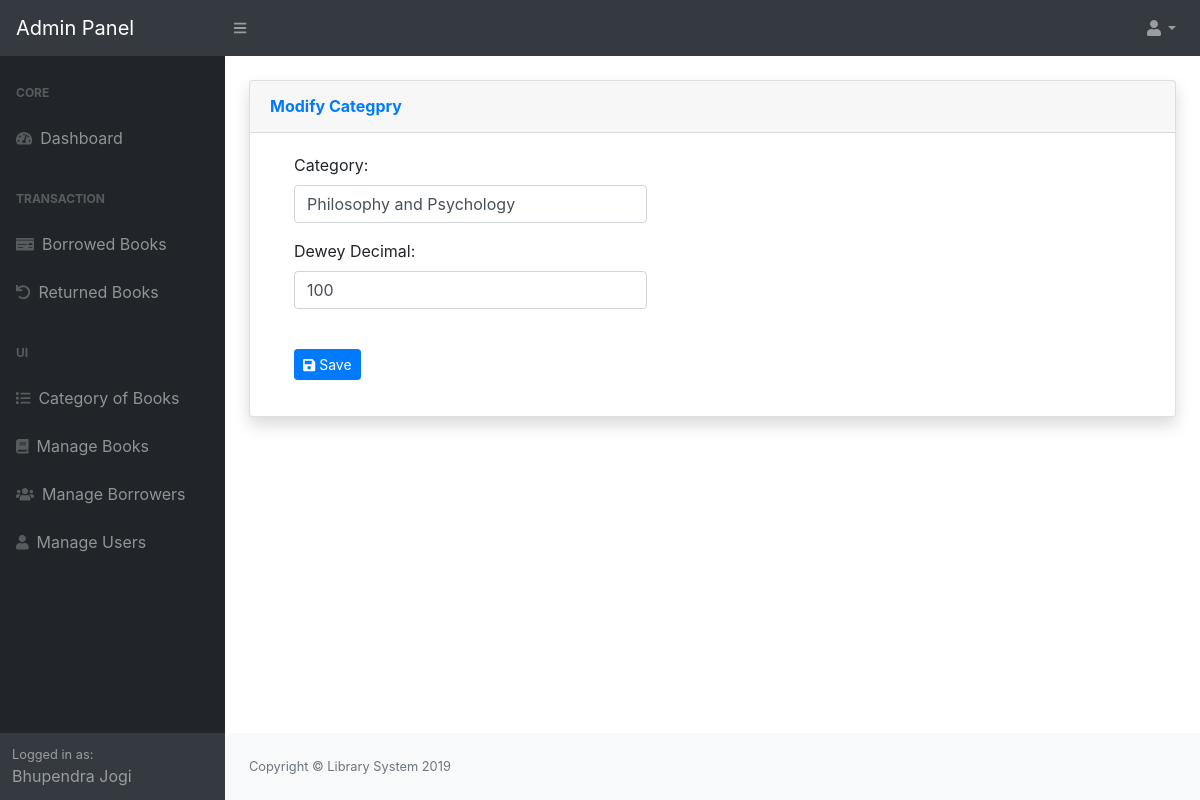
Page /admin/category/index.php?view=edit&id=2 (signed in) on the committed database.
### tables this page shows
CREATE TABLE `tblusers` (
  `USERID` int(11) NOT NULL,
  `NAME` varchar(124) NOT NULL,
  `UEMAIL` varchar(125) NOT NULL,
  `PASS` varchar(125) NOT NULL,
  `TYPE` varchar(125) NOT NULL,
  `Status` varchar(11) NOT NULL,
  `PicLoc` text NOT NULL,
  `fine` varchar(20) DEFAULT NULL
);

CREATE TABLE `tblcategory` (
  `CategoryId` int(11) NOT NULL,
  `Category` varchar(125) NOT NULL,
  `DDecimal` varchar(90) NOT NULL
);

### admin/category/index.php (called while the page is built, shortened)
<?php
require_once ("../themes/templates.php");
?>

### include/database.php (called while the page is built, shortened)
<?php
class Database {
	var $sql_string = '';
	private $conn;
	public function open_connection() {
		$this->conn = mysqli_connect(server, user, pass);
		if (!$this->conn) {
			throw new Exception("Failed to connect to the database server: " . mysqli_connect_error());
		} else {
			$db_select = mysqli_select_db($this->conn, database_name);
		}
	}
	function setQuery($sql='') {
		$this->sql_string=$sql;
	}
	function executeQuery() {
		$result = mysqli_query($this->conn,$this->sql_string);
		return $result;
	}
	private function confirm_query($result) {
		return $result;
	}
	function loadSingleResult() {
		$cur = $this->executeQuery();
		while ($row = mysqli_fetch_object($cur)) {
		return $data = $row;
		}
	}
}
$mydb = new Database();
?>

### include/accounts.php (called while the page is built, shortened)
<?php
require_once(LIB_PATH.DS.'database.php');
class User {
	protected static  $tblname = "tblusers";
	function single_user($id=""){
			global $mydb;
			$mydb->setQuery("SELECT * FROM ".self::$tblname."
				Where USERID= '{$id}' LIMIT 1");
			$cur = $mydb->loadSingleResult();
			return $cur;
	}
}
?>

### include/categories.php (called while the page is built, shortened)
<?php
require_once('database.php');
class Category {
	protected static  $tblname = "tblcategory";
	function single_category($id=""){
			global $mydb;
			$mydb->setQuery("SELECT * FROM ".self::$tblname."
				Where CategoryId= '{$id}' LIMIT 1");
			$cur = $mydb->loadSingleResult();
			return $cur;
	}
}
?>

### admin/category/edit.php (the view, shortened to what this page needs)
<?php
  $categoryid = $_GET['id'];
  $category = New Category();
  $singlecategory = $category->single_category($categoryid);
?>
<div class="card shadow mb-4">
  <div class="card-header py-3">
    <h6 class="m-0 font-weight-bold text-primary">Modify Categpry</h6>
  </div>
  <div class="card-body">
    <div class="table-responsive">
 <form class="form-horizontal span6" action="controller.php?action=edit" method="POST" autocomplete="off">
                  <div class="form-group">
                    <div class="col-md-8">
                      <label class="col-md-4 control-label" for="CATEGORY">Category:</label>
                      <div class="col-md-8">
                         <input class="form-control input-sm" id="CATEGORY" name="CATEGORY" placeholder=
                            "Category" type="text" value="<?php echo $singlecategory->Category; ?>">
                      </div>
                    </div>
                  </div>
                  <div class="form-group">
                    <div class="col-md-8">
                      <label class="col-md-4 control-label" for=
                      "DDecimal">Dewey Decimal:</label>
                      <div class="col-md-8">
                         <input class="form-control input-sm" id="DDecimal" name="DDecimal" placeholder=
                            "Dewey Decimal" type="text" value="<?php echo $singlecategory->DDecimal; ?>">
                      </div>
                    </div>
                  </div>
             <div class="form-group">
                    <div class="col-md-8">
                      <div class="col-md-8">
                      <button class="btn btn-primary btn-sm" name="save" type="submit" ><span class="fa fa-save fw-fa"></span> Save</button>
                      </div>
                    </div>
                  </div>
    </form>
  </div>
</div>
</div>

### admin/themes/templates.php (shortened to what this page needs)
<?php
 $user = New User();
  $singleuser = $user->single_user($_SESSION['USERID']);
?>
<!DOCTYPE html>
<html lang="en">
    <head>
        <link href="<?php echo web_root;?>admin/dist/css/styles.css" rel="stylesheet" />
          <link href="<?php echo web_root;?>admin/dist/css/datepicker.css" rel="stylesheet" />
        <link href="<?php echo web_root;?>admin/dist/css/dataTables.bootstrap4.min.css" rel="stylesheet" />
        <link href="<?php echo web_root;?>admin/dist/fonts/font-awesome.min.css" rel="stylesheet" />
        <link href="https://cdn.jsdelivr.net/npm/select2@4.0.13/dist/css/select2.min.css" rel="stylesheet" />
    </head>
    <body class="sb-nav-fixed">
        <nav class="sb-topnav navbar navbar-expand navbar-dark bg-dark">
            <a class="navbar-brand" href="<?php echo web_root;?>admin/">Admin Panel</a><button class="btn btn-link btn-sm order-1 order-lg-0" id="sidebarToggle" href="#"><i class="fas fa-bars"></i></button
            >
            <ul class="navbar-nav ml-auto ml-md-0">
                <li class="nav-item dropdown">
                    <a class="nav-link dropdown-toggle" id="userDropdown" href="#" role="button" data-toggle="dropdown" aria-haspopup="true" aria-expanded="false"><i class="fas fa-user fa-fw"></i></a>
                </li>
            </ul>
        </nav>
        <div id="layoutSidenav">
            <div id="layoutSidenav_nav">
                <nav class="sb-sidenav accordion sb-sidenav-dark" id="sidenavAccordion">
                    <div class="sb-sidenav-menu">
                        <div class="nav">
                            <div class="sb-sidenav-menu-heading">Core</div>
                            <a class="nav-link" href="<?php echo web_root?>admin/"
                                ><div class="sb-nav-link-icon"><i class="fas fa-tachometer-alt"></i></div>
                            Dashboard</a>
                            <div class="sb-sidenav-menu-heading">Transaction</div>
                                  <a class="nav-link" href="<?php echo web_root;?>admin/borrowed/">
                                    <div class="sb-nav-link-icon"><i class="fas fa-money-check"></i></div>
                                Borrowed Books</a>
                                  <a class="nav-link" href="<?php echo web_root;?>admin/returned/">
                                    <div class="sb-nav-link-icon"><i class="fas fa-undo"></i></div>
                                Returned Books</a>
                               <div class="sb-sidenav-menu-heading">UI</div>
                                  <a class="nav-link" href="<?php echo web_root;?>admin/category/">
                                    <div class="sb-nav-link-icon"><i class="fas fa-list"></i></div>
                                Category of Books</a>
                                  <a class="nav-link" href="<?php echo web_root;?>admin/books/">
                                    <div class="sb-nav-link-icon"><i class="fas fa-book"></i></div>
                                Manage Books</a>
                                  <a class="nav-link" href="<?php echo web_root;?>admin/borrower/">
                                    <div class="sb-nav-link-icon"><i class="fas fa-users"></i></div>
                                Manage Borrowers</a>
                                  <a class="nav-link" href="<?php echo web_root;?>admin/users/">
                                    <div class="sb-nav-link-icon"><i class="fas fa-user"></i></div>
                                Manage Users</a>
                        </div>
                    </div>
                    <div class="sb-sidenav-footer">
                        <div class="small">Logged in as:</div>
                       <?php echo $singleuser->NAME;  ?>
                    </div>
                </nav>
            </div>
            <div id="layoutSidenav_content">
                <main>
                    <div class="container-fluid">
                         <br/>
                       <?php
                        require_once $content;
                        ?>
                    </div>
                </main>
                <footer class="py-4 bg-light mt-auto">
                    <div class="container-fluid">
                        <div class="d-flex align-items-center justify-content-between small">
                            <div class="text-muted">Copyright &copy; Library System 2019</div>
                        </div>
                    </div>
                </footer>
            </div>
        </div>
    </body>
</html>

### rows in the picture
tblusers: NAME "Bhupendra Jogi"
tblcategory: CATEGORY "Philosophy and Psychology", DDecimal "100"
